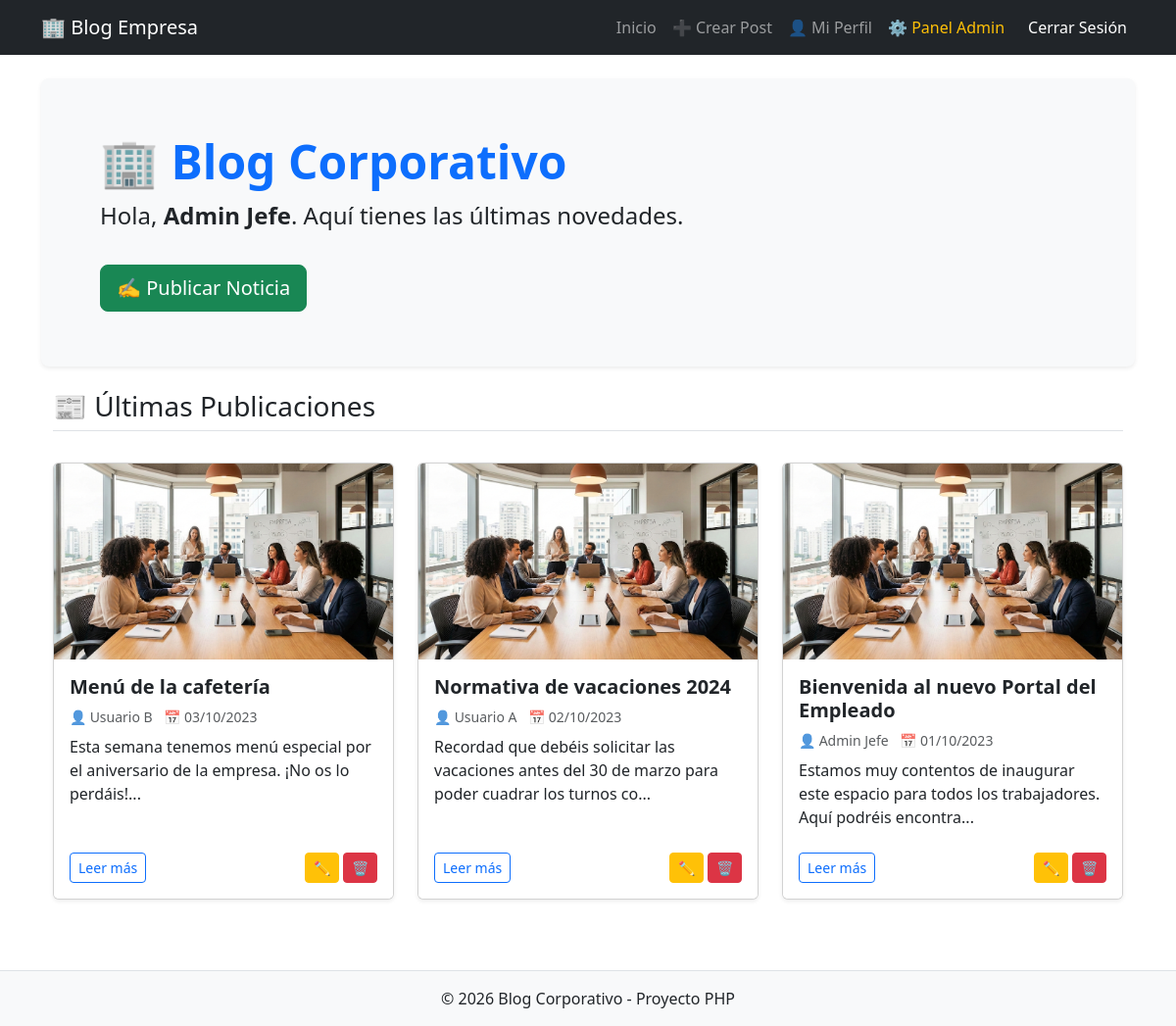
Page / (signed in) on the earlier database version.
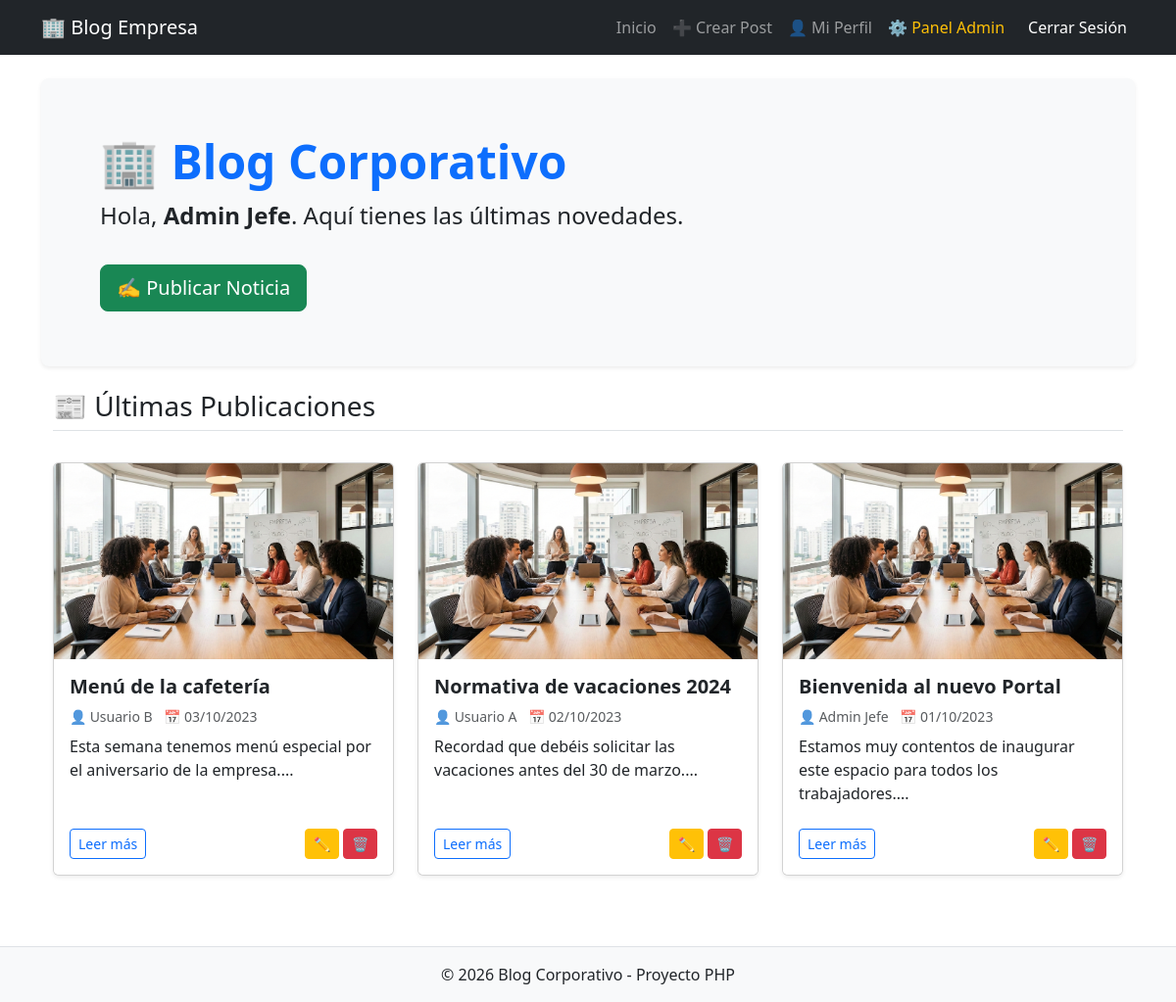
Same page on the later database version.
### tables this page shows
CREATE TABLE posts (
    id INT AUTO_INCREMENT PRIMARY KEY,
    titulo VARCHAR(200) NOT NULL,
    contenido TEXT NOT NULL,
    imagen VARCHAR(255) DEFAULT 'default.png',  
    fecha_publicacion DATETIME DEFAULT CURRENT_TIMESTAMP,
    autor_id INT,
    FOREIGN KEY (autor_id) REFERENCES usuarios(id) ON DELETE CASCADE
);

CREATE TABLE usuarios (
    id INT AUTO_INCREMENT PRIMARY KEY,
    nombre VARCHAR(100) NOT NULL,
    email VARCHAR(100) NOT NULL UNIQUE,
    password VARCHAR(255) NOT NULL,
    rol ENUM('admin', 'empleado') DEFAULT 'empleado',
    cargo VARCHAR(100) DEFAULT 'Nuevo empleado',
    avatar VARCHAR(255) DEFAULT 'default.png',  
    fecha_registro DATETIME DEFAULT CURRENT_TIMESTAMP
);

### index.php (the view, shortened to what this page needs)
<?php
include 'includes/header.php';
?>
<div class="p-5 mb-4 bg-light rounded-3 shadow-sm">
    <div class="container-fluid py-2">
        <h1 class="display-5 fw-bold text-primary">🏢 Blog Corporativo</h1>
        <?php if(!isset($_SESSION['usuario_id'])): ?>
            <p class="col-md-8 fs-4">Bienvenido al portal del empleado. Inicia sesión para ver las últimas noticias, normativas y eventos de la empresa.</p>
            <a href="login.php" class="btn btn-primary btn-lg mt-3">🔐 Iniciar Sesión</a>
            <a href="registro.php" class="btn btn-outline-secondary btn-lg mt-3 ms-2">Crear cuenta</a>
        <?php else: ?>
            <p class="col-md-8 fs-4">Hola, <strong><?php echo htmlspecialchars($_SESSION['nombre']); ?></strong>. Aquí tienes las últimas novedades.</p>
            <a href="crear_post.php" class="btn btn-success btn-lg mt-3">✍️ Publicar Noticia</a>
        <?php endif; ?>
    </div>
</div>
<?php if(isset($_SESSION['usuario_id'])): ?>
    <div class="container">
        <div class="row">
            <div class="col-12 mb-4">
                <h3 class="border-bottom pb-2">📰 Últimas Publicaciones</h3>
            </div>
            <?php
            $sql = "SELECT posts.*, usuarios.nombre AS autor_nombre, usuarios.avatar AS autor_avatar
                    FROM posts
                    LEFT JOIN usuarios ON posts.autor_id = usuarios.id
                    ORDER BY posts.fecha_publicacion DESC";
            $posts = mysqli_query($conn, $sql);
            if (mysqli_num_rows($posts) > 0):
                while($post = mysqli_fetch_assoc($posts)):
            ?>
                <div class="col-md-6 col-lg-4 mb-4">
                    <div class="card h-100 shadow-sm hover-shadow transition">
                        <?php
    $ruta_imagen = 'assets/img/posts/default.png';
?>
<img src="<?php echo $ruta_imagen; ?>" class="card-img-top" alt="Imagen del post" style="height: 200px; object-fit: cover;">
                        <div class="card-body">
                            <h5 class="card-title fw-bold">
                                <a href="post.php?id=<?php echo $post['id']; ?>" class="text-decoration-none text-dark">
                                    <?php echo htmlspecialchars($post['titulo']); ?>
                                </a>
                            </h5>
                            <p class="card-text text-muted small mb-2">
                                <span class="me-2">👤 <?php echo htmlspecialchars($post['autor_nombre']); ?></span>
                                <span>📅 <?php echo date("d/m/Y", strtotime($post['fecha_publicacion'])); ?></span>
                            </p>
                            <p class="card-text">
                                <?php echo substr(htmlspecialchars($post['contenido']), 0, 100) . '...'; ?>
                            </p>
                        </div>
                        <div class="card-footer bg-white border-top-0 d-flex justify-content-between align-items-center pb-3">
                            <a href="post.php?id=<?php echo $post['id']; ?>" class="btn btn-sm btn-outline-primary">Leer más</a>
                            <?php
                            $es_dueno = ($_SESSION['usuario_id'] == $post['autor_id']);
                            $es_admin = ($_SESSION['rol'] == 'admin');
                            if ($es_dueno || $es_admin):
                            ?>
                                <div>
                                    <a href="editar_post.php?id=<?php echo $post['id']; ?>" class="btn btn-sm btn-warning text-white" title="Editar">
                                        ✏️
                                    </a>
                                    <a href="borrar_post.php?id=<?php echo $post['id']; ?>"
                                       class="btn btn-sm btn-danger"
                                       title="Borrar"
                                       onclick="return confirm('¿Estás seguro de que quieres borrar este post? No se puede deshacer.');">
                                        🗑️
                                    </a>
                                </div>
                            <?php endif; ?>
                        </div>
                    </div>
                </div>
                <?php
                endwhile;
            endif; ?>
        </div>
    </div>
<?php endif;  ?>
<?php include 'includes/footer.php'; ?>

### includes/header.php (shortened to what this page needs)
<!DOCTYPE html>
<html lang="es">
<head>
    <link href="https://cdn.jsdelivr.net/npm/bootstrap@5.3.0/dist/css/bootstrap.min.css" rel="stylesheet">
    <link rel="stylesheet" href="<?php echo BASE_URL; ?>assets/css/style.css">
</head>
<body>
<nav class="navbar navbar-expand-lg navbar-dark bg-dark mb-4">
  <div class="container">
    <a class="navbar-brand" href="<?php echo BASE_URL; ?>index.php">🏢 Blog Empresa</a>
    <div class="collapse navbar-collapse" id="navbarNav">
      <ul class="navbar-nav ms-auto">
        <li class="nav-item">
            <a class="nav-link" href="<?php echo BASE_URL; ?>index.php">Inicio</a>
        </li>
        <?php if (isset($_SESSION['usuario_id'])): ?>
            <li class="nav-item">
                <a class="nav-link" href="<?php echo BASE_URL; ?>crear_post.php">➕ Crear Post</a>
            </li>
            <li class="nav-item">
                <a class="nav-link" href="<?php echo BASE_URL; ?>perfil.php">👤 Mi Perfil</a>
            </li>
            <?php if ($_SESSION['rol'] === 'admin'): ?>
                <li class="nav-item">
                    <a class="nav-link text-warning" href="<?php echo BASE_URL; ?>admin/index.php">⚙️ Panel Admin</a>
                </li>
            <?php endif; ?>
            <li class="nav-item">
                <a class="nav-link btn btn-danger text-white btn-sm ms-2" href="<?php echo BASE_URL; ?>logout.php">Cerrar Sesión</a>
            </li>
        <?php endif; ?>
      </ul>
    </div>
  </div>
</nav>
<div class="container main-content">

### includes/footer.php (shortened to what this page needs)
</div> <footer class="bg-light text-center text-lg-start mt-5 border-top">
  <div class="text-center p-3">
    © <?php echo date('Y'); ?> Blog Corporativo - Proyecto PHP
  </div>
</footer>
</body>
</html>

Differences in the rows shown:
changed posts "Menú de la cafetería": contenido "Esta semana tenemos menú especial por el aniversario de la empresa. ¡No os lo perdáis!" → "Esta semana tenemos menú especial por el aniversario de la empresa."
changed posts "Usuario A": contenido "Recordad que debéis solicitar las vacaciones antes del 30 de marzo para poder cuadrar los turnos co" → "Recordad que debéis solicitar las vacaciones antes del 30 de marzo."
changed posts "Admin Jefe": titulo "Bienvenida al nuevo Portal del Empleado" → "Bienvenida al nuevo Portal"; contenido "Estamos muy contentos de inaugurar este espacio para todos los trabajadores. Aquí podréis encontra" → "Estamos muy contentos de inaugurar este espacio para todos los trabajadores."
